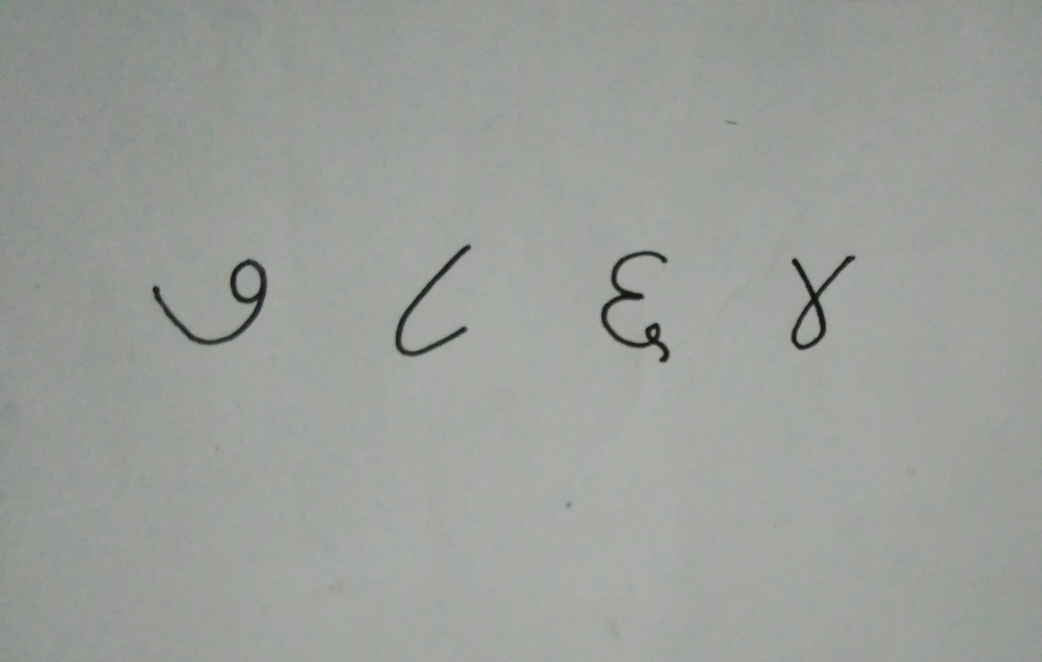
#> input picture photo.jpg, 3124 x 1984 px, given as the content of the folder ./eng, which was not available (shown at 1/3 size)
$ python lang_recognition.py   (older library calls are emulated)
#> lines starting #> are read from the running program, lines starting #| are printed output that depends on the picture; after the words box and inside, x2 and y2 are one past the last pixel; in counts of white or black regions, pixels touching at a corner belong together; pictures that were not available may be replaced by others from this repository, and a replacement may not be noted
''' credits:-
preprocessing - https://medium.com/@o.kroeger/tensorflow-mnist-and-your-own-handwritten-digits-4d1cd32bbab4
model and data augmentation -  keras doc and sentdex
'''

from __future__ import print_function
import keras
from keras.layers import Dense, Flatten, Dropout
from keras.layers import Conv2D, MaxPooling2D
from keras.models import Sequential
from scipy import ndimage
from sklearn.utils import shuffle
import PIL
from PIL import ImageTk, Image, ImageDraw
import tkinter as tk
import math
import cv2
import numpy as np
import os
import glob

# next two functions are used to adjust image acc to center of mass
def getBestShift(img):
    cy,cx = ndimage.measurements.center_of_mass(img)

    rows,cols = img.shape
    shiftx = np.round(cols/2.0-cx).astype(int)
    shifty = np.round(rows/2.0-cy).astype(int)

    return shiftx,shifty

def shift(img,sx,sy):
    rows,cols = img.shape
    M = np.float32([[1,0,sx],[0,1,sy]])
    shifted = cv2.warpAffine(img,M,(cols,rows))
    return shifted

def preprocessing(gray):
    # resize and invert colors(i.e convert to image with black background and white number)
    gray = cv2.resize(255-gray, (28, 28))
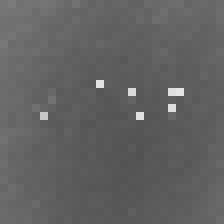
#> gray: shape (28, 28) (shown 8 times larger); min 82, max 229, mean 97.6

    # convert to perfect black and white image
    (thresh, gray) = cv2.threshold(gray, 128, 255, cv2.THRESH_BINARY| cv2.THRESH_OTSU)
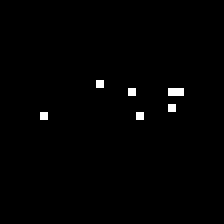
#> gray: shape (28, 28) (shown 8 times larger); 0.89% white in thin lines or dots, all inside (x1, y1, x2, y2) = (5, 10, 23, 15)
#> thresh = 123

    # we crop the unless edges of the image
    while np.sum(gray[0]) == 0:
        gray = gray[1:]
#> this loop made 10 passes
#> pass 1, in preprocessing, `gray = gray[1:]`:
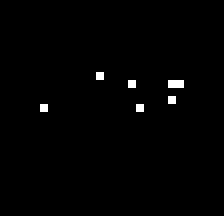
#> gray: shape (27, 28) (shown 8 times larger); 0.93% white in thin lines or dots, all inside (x1, y1, x2, y2) = (5, 9, 23, 14)
#> pass 2, in preprocessing, `gray = gray[1:]`:
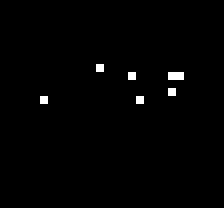
#> gray: shape (26, 28) (shown 8 times larger); 0.96% white in thin lines or dots, all inside (x1, y1, x2, y2) = (5, 8, 23, 13)
#> pass 3, in preprocessing, `gray = gray[1:]`:
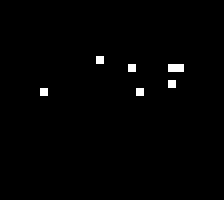
#> gray: shape (25, 28) (shown 8 times larger); 1% white in thin lines or dots, all inside (x1, y1, x2, y2) = (5, 7, 23, 12)

    while np.sum(gray[:,0]) == 0:
        gray = np.delete(gray,0,1)
#> this loop made 5 passes

    while np.sum(gray[-1]) == 0:
        gray = gray[:-1]
#> this loop made 13 passes

    while np.sum(gray[:,-1]) == 0:
        gray = np.delete(gray,-1,1)

    # make aspect ratio such that any one side is of 20 pixel (jst to make sure all images are of same ratio)
    rows,cols = gray.shape
#> rows = 5; cols = 18
    if rows > cols:
        factor = 20.0/rows
        rows = 20
        cols = int(round(cols*factor))
        gray = cv2.resize(gray, (cols,rows))
    else:
        factor = 20.0/cols
#> factor = 1.11
        cols = 20
        rows = int(round(rows*factor))
#> rows = 6
        gray = cv2.resize(gray, (cols, rows))

    # add padding to make it 28 x 28 image and adjust acc to center of mass
    colsPadding = (int(math.ceil((28-cols)/2.0)),int(math.floor((28-cols)/2.0)))
    rowsPadding = (int(math.ceil((28-rows)/2.0)),int(math.floor((28-rows)/2.0)))
#> rowsPadding = (11, 11)
    gray = np.lib.pad(gray,(rowsPadding,colsPadding),'constant')
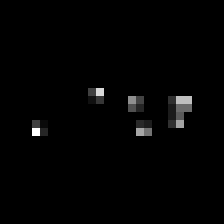
#> gray: shape (28, 28) (shown 8 times larger); min 0, max 255, mean 3.1

    shiftx,shifty = getBestShift(gray)
#> in getBestShift, `cy,cx = ndimage.measurements.center_of_mass(img)`: cy = 13.53; cx = 16.37
#> in getBestShift, `shiftx = np.round(cols/2.0-cx).astype(int)`: shiftx = -2
#> in getBestShift, `shifty = np.round(rows/2.0-cy).astype(int)`: shifty = 0
#> shiftx = -2; shifty = 0
    shifted = shift(gray,shiftx,shifty)
#> in shift, `M = np.float32([[1,0,sx],[0,1,sy]])`: M = [[1, 0, -2], [0, 1, 0]]
#> in shift, `shifted = cv2.warpAffine(img,M,(cols,rows))`:
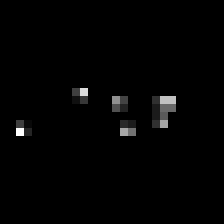
#> shifted: shape (28, 28) (shown 8 times larger); min 0, max 255, mean 3.1
    return shifted

# List of folders where the images of the digits are located
input_folder_list = ["eng","hindi","odia"]

batch_size = 128
num_classes =30
epochs = 20
# input image dimensions
img_x, img_y = 28, 28

# Init empty arrays to store image, language used and digit shown in the image
input_data = []
language_labels = []
digit_labels = []

# Traverse through all files in the language folder and read data
for folder in input_folder_list:
    subfolders = os.listdir("./" + folder)
    for subfolder in subfolders:
        images = os.listdir("./" + folder + "/" + subfolder)
# lots of preprocessing were required to achieve good accuracy(86%)
        for image in images:
            gray = cv2.imread("./" + folder + "/" + subfolder + "/" + image, cv2.IMREAD_GRAYSCALE)
            gray = preprocessing(gray)
            # append image and correct value
            input_data.append(np.asarray(gray))
            language_labels.append(folder)
            digit_labels.append(subfolder)

input_data = np.asarray(input_data)
n_sample= len(input_data)
#> n_sample = 3
data = input_data.reshape((n_sample, -1))
digit_labels = np.asarray(digit_labels)
x_train = input_data
y_train = digit_labels

# shuffle the training data
x_train,y_train = shuffle(x_train,y_train,random_state=2)

x_train = x_train.reshape(x_train.shape[0], img_x, img_y, 1)
input_shape = (img_x, img_y, 1)

# convert the data to the right type
x_train = x_train.astype('float32')
x_train /= 255

print('x_train shape:', x_train.shape)
#| x_train shape: (3, 28, 28, 1)
print(x_train.shape[0], 'train samples')
#| 3 train samples

# convert class vectors to binary class matrices - this is for use in the
# categorical_crossentropy loss below
#> (the run stopped early here; a loop or call above may not have finished)
